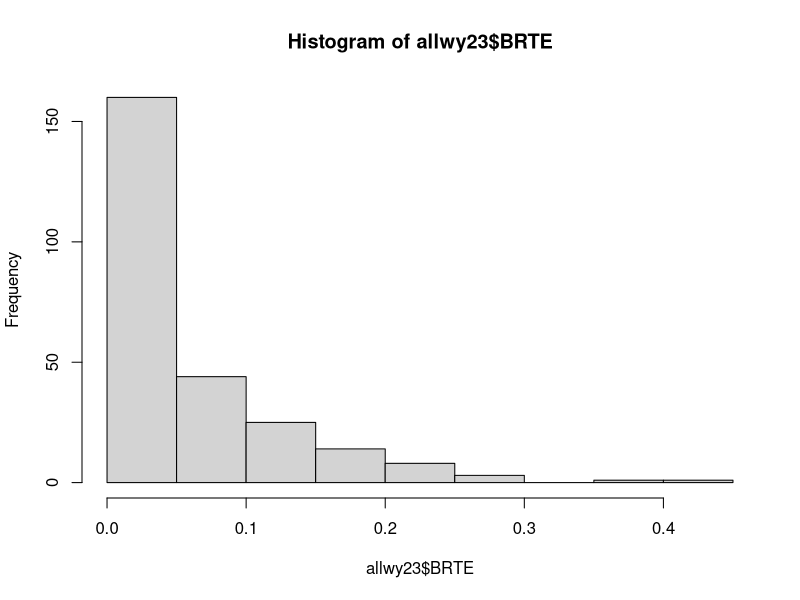
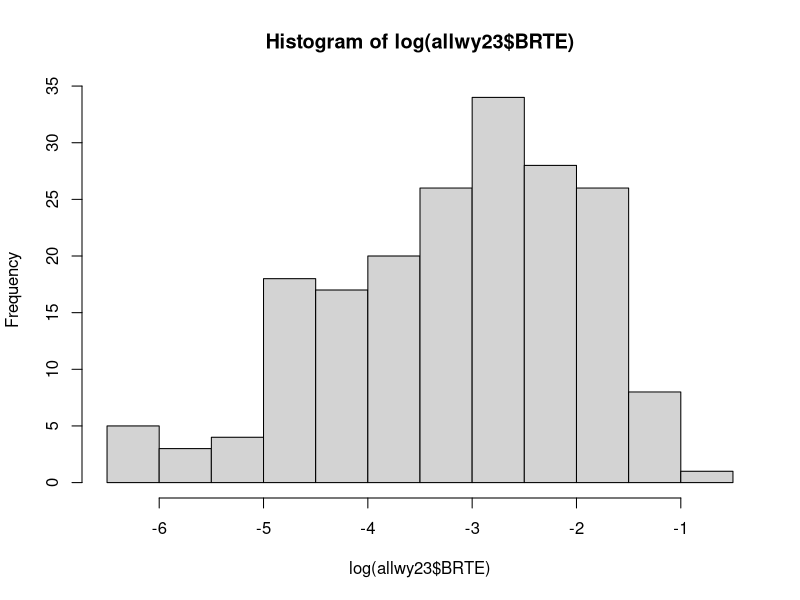
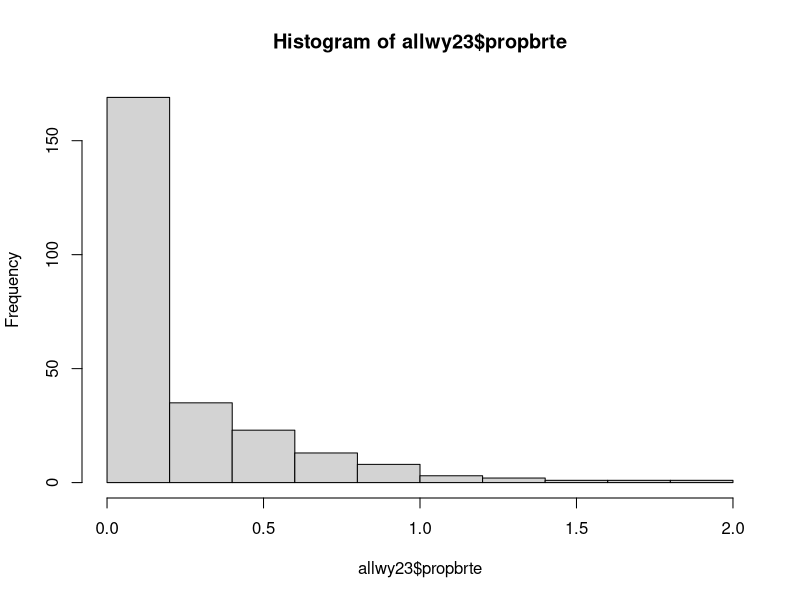
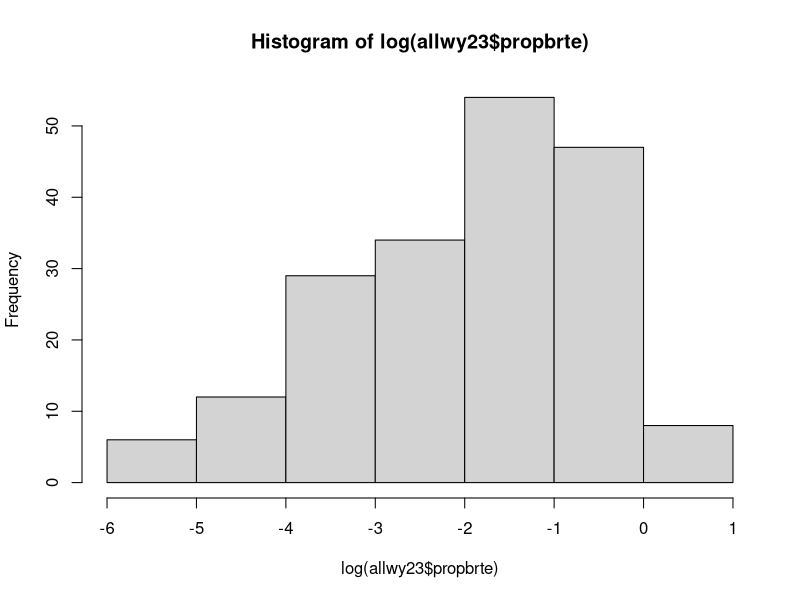

These figures' R source, in order: (Note: this script raises an error after producing the figures.)
#### Analysis of invasion, WY 
#### how are inv species growth effected by native species in the different seeded communities? and
#### with our distance from targets?
#### Are IR communities or traits any more resistant to invasion than random? than FD? 
#### Are communities with more IR-target traits more tolerant of drought?
##(Is the likelihood of being invaded effected by any of the treatments?)

## packages
library(tidyverse)
library(lme4)
library(lmerTest)
library(ggeffects)

## read in all data and clean to create master dataframe
comp.wy <- read.csv("data/comp_wy_plot.csv") # Wyoming species comp data 
comp.wy <- comp.wy %>% filter(year == "2023") #remove pre-treatment data
#correct factor columns
comp.wy <- comp.wy %>% select(-drought)
comp.wy$year<-as.factor(comp.wy$year)
comp.wy$trt <- as.factor(comp.wy$trt)
comp.wy$block <- as.factor(comp.wy$block)
comp.wy <- comp.wy %>% mutate(trt = str_replace(trt, "^r$", "rand")) #make r match rand in cwm df

cwm.wy <- read.csv("data/cwm_wy(plot).csv")# Wyoming CWM data
cwm.wy$year <- as.factor(cwm.wy$year)
#make new sequence column
cwm.wy <- cwm.wy %>% mutate(yrorder = ifelse(year=="2021","1",
                                             ifelse(year=="2022","2",
                                                    ifelse(year=="2023","3","0"))))
cwm.wy$yrorder <- as.numeric(cwm.wy$yrorder)
#add plot ID column (but give NA to target/predicted communities)
cwm.wy <- cwm.wy %>% 
  mutate(plot = paste(block, trt, year, sep = "."))
cwm.wy <- cwm.wy %>% filter(year != "0") #remove predicted/target communities

cwm.wy <- cwm.wy %>% select(-c(rootdiam,veg)) #remove CWM rootdiam column to avoid confusion
cwmFD <- read.csv("data/cwm_raoq_wy(plot).csv") #add FD for traits that need it (rootdiam/veg)
cwmFD <- cwmFD %>% select(block,trt,year,drought,rootdiam,veg, full) #only columns we need
cwm.wy <- merge(cwm.wy,cwmFD, all.x=T)

# combine to master df (remove spp columns for now)
allwy23 <- merge(comp.wy[,-c(5:11,13:60)],cwm.wy, by=c("year","trt","block"))
allwy23$trt <- as.factor(allwy23$trt)

# also combine CWM_distances dataframe to master df 
wydist <- read.csv("data/cwm_maxdistances_wy(plot).csv")
#break apart distances ID to make wider and merge together
wydist <- separate(wydist, trt.b.y, into = c("trt", "block", "year"), sep = "\\.")
wydist <- wydist %>% mutate(trt = str_replace(trt, "^r$", "rand")) #make r match rand in cwm df

allwy23 <- merge(allwy23,wydist, by=c("year","trt","block"), all.x=T)
allwy23$trt <- as.factor(allwy23$trt)
allwy23$block <- as.factor(allwy23$block)
allwy23$year <- as.factor(allwy23$year)
#allwy$subplot <- as.factor(allwy$subplot)
allwy23$drought <- as.factor(allwy23$drought)

### how many WY 2022+2023 data need to be dropped from CWM calculations 
subvalid <- comp.wy %>% group_by(block,trt,year) %>%
  mutate(propnative = nativecov.plot/totcov.plot*100) %>% 
  filter(propnative < 80)
table(subvalid$year)
(17+132)/(512*3)*100 # only 10% total observation to remove
allwy23 <- allwy23 %>% 
  mutate(propnative = nativecov.plot/totcov.plot*100) %>% 
  mutate(propbrte = BRTE/totcov.plot) %>% #this one is not converted to percent
  mutate(propnativebrte = propnative+(BRTE*100))

## Ensure levels are correctly compared in models
allwy23$trt <- relevel(allwy23$trt, ref = "rand") #make random communities the reference level
allwy23$drought <- relevel(allwy23$drought, ref = "cntl") #make ambient precip the reference level
#for visuals
droughtcolswy <- c("cntl"="skyblue", "drt"="tomato") #create variable for color

### data summary
# look at response variable in each dataset
# looking at plots as a whole even though we seeded into one of the subplots, so 256 total plots
# WY
hist(allwy23$BRTE)
hist(log(allwy23$BRTE)) #better logged
allwy23 %>% filter(BRTE!="0") %>% n_distinct() #only 192/512 (-250 or so not seeded or found) have BRTE (~75%)
allwy23 <- allwy23 %>% mutate(log.brte = log(BRTE)) %>% 
  mutate(log.brte = ifelse(log.brte == -Inf, NA, log.brte))
# #check additional variables
hist(allwy23$propbrte)
hist(log(allwy23$propbrte)) #better logged
allwy23 %>% filter(propbrte!="0") %>% n_distinct() #only 192/512 (-250 or so not seeded or found) have BRTE (~75%)
allwy23 <- allwy23 %>% mutate(log.propbrte = log(propbrte)) %>% 
  mutate(log.propbrte = ifelse(log.propbrte == -Inf, NA, log.propbrte))
# #make invcov column
# allwy23 <- allwy23 %>% mutate(invcov = totcov.plot-nativecov.plot) #(already a proportion)
# hist(allwy23$invcov)
# hist(log(allwy23$invcov)) #better logged
# allwy23 %>% filter(invcov!="0") %>% n_distinct() #only 259/512 (-259 not seeded or found) have BTRE
# allwy23 <- allwy23 %>% mutate(log.inv = log(invcov)) %>% 
#   mutate(log.inv = ifelse(log.inv == -Inf, NA, log.inv))

#### remove all plots where CWM could not be validly calculated
suballwy23 <- allwy23 %>% filter(propnativebrte >= 80)

#model
summary(trtmod <- lmer(log.propbrte~trt*drought+ (1|block), allwy23))
summary(irmod <- lmer(log.propbrte~distir*drought+ (1|block), allwy23))
summary(dtmod <-lmer(log.propbrte~distdt*drought+ (1|block), allwy23))
summary(fdmod <- lmer(log.propbrte~distfd*drought+ (1|block), allwy23))

# summary(irmod <- glmer(BRTEpres~trt*drought+ (1|block), fortest, family = "binomial"))
# x <- ggpredict(irmod,c("trt","drought")) 
# plot(x, show.title = F)

anova(lmer(log.gr~distdt*trt*distfd*drought*year+ (1|block), testno))

invboxwy <- ggplot(allwy23, aes(y=log.propbrte,x=drought,fill=trt))+
  geom_boxplot()+
  scale_fill_viridis_d(option = "D", begin = .1, end = 1, alpha = 0.7)+
  #facet_wrap(~year,scales="fixed")+
  geom_hline(yintercept =0,col="black")+
  labs(y=" ", fill="seed trt")+
  theme_ggeffects()
suballwy23 <- suballwy23 %>% mutate(nativecovbin = cut(nativecov.plot, 
                                                       breaks = quantile(nativecov.plot, probs = seq(0, 1, length.out = 4), na.rm = TRUE), 
                                                       include.lowest = TRUE))
# mutate(nativecovbin = bins.quantiles(nativecov.plot, 3, 3))
#   nativecovbin = ifelse(nativecov.plot 
invirwy <- ggplot(allwy23, aes(y=log.propbrte,x=distir,col=drought))+
  geom_point()+
  geom_smooth(method = "lm")+
  scale_color_manual(values=droughtcolswy)+
  #facet_wrap(~year)+
  labs(y=" ", x="IR target")+
  geom_hline(yintercept =0,col="black")+
  #stat_cor(label.y = c(c(3,3.5),c(-2.5,-2.6)))+
  #geom_hline(yintercept =0,col="black")+
  theme_ggeffects()
invdtwy <- ggplot(allwy23, aes(y=log.propbrte,x=distdt,col=drought))+
  geom_point()+
  geom_smooth(method = "lm")+
  scale_color_manual(values=droughtcolswy)+
  #facet_wrap(~year)+
  labs(y=" ", x="DT target")+
  geom_hline(yintercept =0,col="black")+
  #stat_cor(label.y = c(c(3,3.5),c(-2.5,-2.6)))+
  #geom_hline(yintercept =0,col="black")+
  theme_ggeffects()
invfdwy <- ggplot(allwy23, aes(y=log.propbrte,x=distfd,col=drought))+
  geom_point()+
  geom_smooth(method = "lm")+
  scale_color_manual(values=droughtcolswy)+
  #facet_wrap(~year)+
  labs(y=" ", x="FD target")+
  geom_hline(yintercept =0,col="black")+
  #stat_cor(label.y = c(c(3,3.5),c(-2.5,-2.6)))+
  #geom_hline(yintercept =0,col="black")+
  theme_ggeffects()
distrwy <- ggplot(allwy23, aes(y=log.brte,x=distr,col=drought))+
  geom_point(aes(y=log.brte,x=distr,col=drought, shape=year))+
  geom_smooth(method = "lm")+
  scale_color_manual(values=droughtcolswy)+
  #facet_wrap(~year)+
  labs(y=" ", x="")+
  geom_hline(yintercept =0,col="black")+
  stat_cor(geom = "label",label.y = c(c(3,3.5),c(-2.5,-2.6)))+
  #geom_te
  #geom_hline(yintercept =0,col="black")+
  theme_ggeffects()


#### combined figures
library(ggpubr)
wyfigtop <- ggarrange(invboxwy,invirwy, 
                      common.legend = T, legend = "right",
                      labels = c("a","b"),label.x = 1)
wyfigbottom <-ggarrange(invfdwy,invdtwy, 
                        common.legend = T, legend = "right",
                        labels = c("c","d"),label.x = 1)
wyfiginvasion <- ggarrange(wyfigtop,wyfigbottom, nrow=2)
wyfiginvasion <- annotate_figure(wyfiginvasion, bottom = "Euclidean distance to CWM target",
                                 left="log(relative cover BRTE)")

tiff("figures/invasionfigwy.tiff", res=400, height = 5,width =8, "in",compression = "lzw")
wyfiginvasion
dev.off()
################################################################

#####output of models as formatted tables:
library(lme4)
library(broom.mixed)
library(knitr)
library(kableExtra)

model_summary <- tidy(dtmod)

# Separate fixed and random effects
fixed_effects <- model_summary %>% filter(effect == "fixed")
random_effects <- model_summary %>% filter(effect == "ran_pars")

# Adjusting Terms to be More Descriptive
fixed_effects <- fixed_effects %>%
  mutate(term = recode(term,
                       `(Intercept)` = "Intercept",
                       `trt1` = "Treatment 1",
                       `trt2` = "Treatment 2",
                       `trt3` = "Treatment 3",
                       `drought1` = "Drought Level 1",
                       `drought2` = "Drought Level 2"))

random_effects <- random_effects %>%
  mutate(term = recode(term,
                       `(Intercept)` = "Intercept"))

# Combine fixed and random effects with proper column names
fixed_effects <- fixed_effects %>%
  select(term, estimate, std.error, statistic, p.value) %>%
  mutate(effect_type = "Fixed Effect")

random_effects <- random_effects %>%
  select(term, estimate, std.error) %>%
  mutate(statistic = NA, p.value = NA, effect_type = "Random Effect")

# Rename columns to be more descriptive
colnames(fixed_effects) <- c("Term", "Estimate", "Std. Error", "Statistic", "P-value", "Effect Type")
colnames(random_effects) <- c("Term", "Estimate", "Std. Error", "Statistic", "P-value", "Effect Type")

# Combine both into one dataframe
combined_effects <- bind_rows(fixed_effects, random_effects)

# Create the table
table<-kable(combined_effects, caption = "Summary of Linear Mixed-Effects Model", digits = 3) %>%
  kable_styling(bootstrap_options = c("striped", "hover", "condensed", "responsive"),full_width = F, position = "left")

# Save the table as HTML
save_kable(table, "model_summary_inv_dtca.doc")
